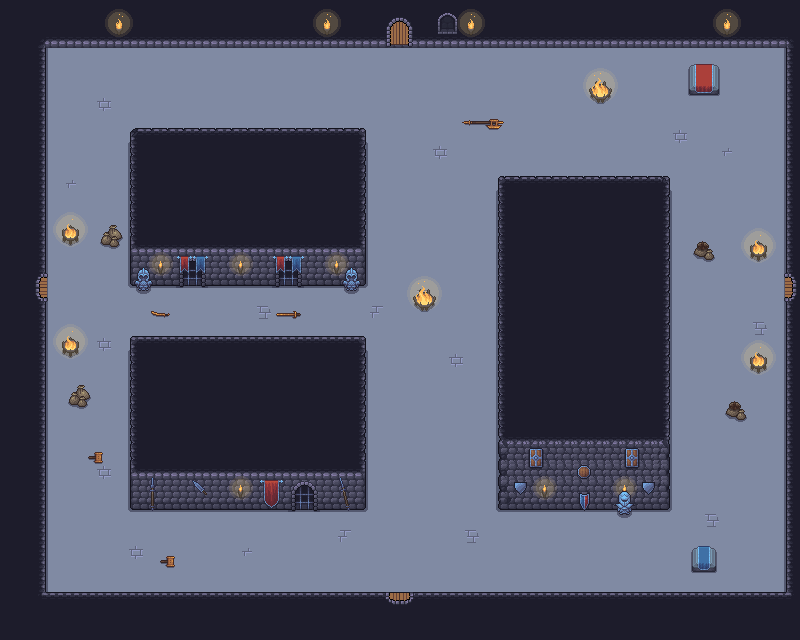

Below is a game level as drawn by its tile map, then a one-line description and the .tmx that defines it (tile-layer data replaced by summaries):
An orthogonal 50x40 tile map with 16x16 px tiles, 8 tile layers (Fondo, Suelo, Suelo Retoque, Suelo Retoque 2, ...), 13 tilesets and 34 objects.

<map version="1.10" tiledversion="1.11.2" orientation="orthogonal" renderorder="right-down" width="50" height="40" tilewidth="16" tileheight="16" infinite="0" nextlayerid="13" nextobjectid="39">
 <tileset firstgid="1" source="../tilesets/Paredes2.tsx" />
 <tileset firstgid="494" source="../tilesets/puertas.tsx" />
 <tileset firstgid="498" source="../tilesets/player.tsx" />
 <tileset firstgid="499" source="../tilesets/Paredes.tsx" />
 <tileset firstgid="755" source="../tilesets/pedestals.tsx" />
 <tileset firstgid="1125" source="../tilesets/corazon.tsx" />
 <tileset firstgid="1126" source="../tilesets/amongus.tsx" />
 <tileset firstgid="1127" source="../tilesets/goomba.tsx" />
 <tileset firstgid="1128" source="../tilesets/skeleton.tsx" />
 <tileset firstgid="1130" source="../tilesets/supplies_objects.tsx" />
 <tileset firstgid="1685" source="../tilesets/Other_objects.tsx" />
 <tileset firstgid="1869" source="../tilesets/Fuegos.tsx" />
 <tileset firstgid="2067" source="../tilesets/azeris.tsx" />
 <group id="2" name="Room">
  <layer id="1" name="Fondo" width="50" height="40">
   <data>[2000 cells, 2000 non-empty, 1 distinct tile ids]</data>
  </layer>
  <layer id="5" name="Suelo" width="50" height="40">
   <data>[2000 cells, 1728 non-empty, 1 distinct tile ids]</data>
  </layer>
  <layer id="4" name="Suelo Retoque" width="50" height="40">
   <data>[2000 cells, 17 non-empty, 4 distinct tile ids]</data>
  </layer>
  <layer id="3" name="Suelo Retoque 2" width="50" height="40">
   <data>[2000 cells, 0 non-empty, 0 distinct tile ids]</data>
  </layer>
  <layer id="7" name="Paredes" width="50" height="40">
   <data>[2000 cells, 718 non-empty, 44 distinct tile ids]</data>
  </layer>
  <layer id="6" name="Decoarción 2" width="50" height="40">
   <data>[2000 cells, 138 non-empty, 37 distinct tile ids]</data>
  </layer>
  <layer id="8" name="Decoración" width="50" height="40">
   <data>[2000 cells, 84 non-empty, 63 distinct tile ids]</data>
  </layer>
  <layer id="12" name="Puertas" width="50" height="40">
   <data>[2000 cells, 4 non-empty, 4 distinct tile ids]</data>
  </layer>
  <objectgroup id="10" name="Utils">
   <object id="6" gid="1125" x="80" y="94" width="18" height="18" />
   <object id="7" gid="1125" x="397" y="480" width="18" height="18" />
   <object id="8" gid="1125" x="456" y="333" width="18" height="18" />
   <object id="9" gid="1125" x="382" y="199" width="18" height="18" />
   <object id="10" gid="1125" x="737" y="87" width="18" height="18" />
   <object id="11" gid="1125" x="739" y="564" width="18" height="18" />
   <object id="12" gid="1125" x="60" y="581" width="18" height="18" />
   <object id="13" gid="1125" x="218" y="318" width="18" height="18" />
   <object id="14" gid="1125" x="535" y="94" width="18" height="18" />
   <object id="16" gid="1125" x="531" y="566" width="18" height="18" />
   <object id="37" gid="2067" x="584" y="148" width="21" height="21" />
   <object id="38" gid="2067" x="211" y="540" width="21" height="21" />
  </objectgroup>
  <objectgroup id="11" name="Entities">
   <object id="17" gid="1126" x="74" y="151" width="30" height="30" />
   <object id="18" gid="1126" x="67" y="499" width="30" height="30" />
   <object id="19" gid="1126" x="703" y="495" width="30" height="30" />
   <object id="20" gid="1126" x="699" y="135" width="30" height="30" />
   <object id="22" gid="1127" x="139" y="561" width="16" height="16" />
   <object id="23" gid="1127" x="137" y="94" width="16" height="16" />
   <object id="24" gid="1127" x="311" y="312" width="16" height="16" />
   <object id="25" gid="1127" x="171" y="310" width="16" height="16" />
   <object id="26" gid="1127" x="656" y="103" width="16" height="16" />
   <object id="27" gid="1127" x="660" y="566" width="16" height="16" />
   <object id="28" gid="1128" x="517" y="131" width="32" height="32" />
   <object id="29" gid="1128" x="290" y="579" width="32" height="32" />
   <object id="30" gid="1128" x="235" y="319" width="32" height="32" />
   <object id="31" gid="1128" x="273" y="100" width="32" height="32" />
   <object id="32" gid="1128" x="589" y="574" width="32" height="32" />
   <object id="33" gid="1128" x="96" y="575" width="32" height="32" />
   <object id="34" gid="1128" x="444" y="255" width="32" height="32" />
   <object id="35" gid="1128" x="387" y="418" width="32" height="32" />
  </objectgroup>
  <objectgroup id="9" name="Player">
   <object id="1" gid="498" x="51" y="322" width="64" height="64" />
   <object id="3" gid="498" x="365" y="115" width="64" height="64" />
   <object id="4" gid="498" x="718" y="321" width="64" height="64" />
   <object id="5" gid="498" x="365" y="590" width="64" height="64" />
  </objectgroup>
 </group>
</map>
